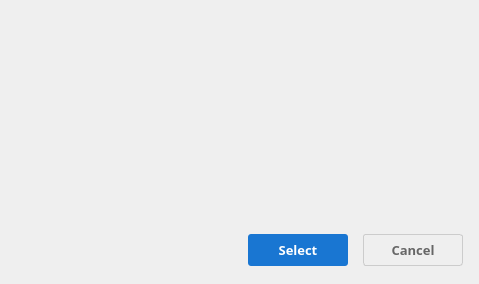
<?xml version="1.0" encoding="UTF-8"?>
<ui version="4.0">
 <class>SelectListDialog</class>
 <widget class="QDialog" name="SelectListDialog">
  <property name="geometry">
   <rect>
    <x>0</x>
    <y>0</y>
    <width>479</width>
    <height>284</height>
   </rect>
  </property>
  <property name="font">
   <font>
    <family>Meiryo UI</family>
    <pointsize>12</pointsize>
   </font>
  </property>
  <property name="windowTitle">
   <string>Dialog</string>
  </property>
  <layout class="QVBoxLayout" name="verticalLayout">
   <property name="spacing">
    <number>0</number>
   </property>
   <property name="leftMargin">
    <number>0</number>
   </property>
   <property name="topMargin">
    <number>0</number>
   </property>
   <property name="rightMargin">
    <number>0</number>
   </property>
   <property name="bottomMargin">
    <number>0</number>
   </property>
   <item>
    <widget class="QFrame" name="frame_2">
     <property name="frameShape">
      <enum>QFrame::NoFrame</enum>
     </property>
     <property name="frameShadow">
      <enum>QFrame::Raised</enum>
     </property>
     <layout class="QVBoxLayout" name="verticalLayout_2">
      <property name="spacing">
       <number>0</number>
      </property>
      <property name="leftMargin">
       <number>8</number>
      </property>
      <property name="topMargin">
       <number>8</number>
      </property>
      <property name="rightMargin">
       <number>8</number>
      </property>
      <property name="bottomMargin">
       <number>0</number>
      </property>
      <item>
       <widget class="QWidget" name="ListWidget" native="true"/>
      </item>
     </layout>
    </widget>
   </item>
   <item>
    <widget class="QFrame" name="frame">
     <property name="sizePolicy">
      <sizepolicy hsizetype="Expanding" vsizetype="Fixed">
       <horstretch>0</horstretch>
       <verstretch>0</verstretch>
      </sizepolicy>
     </property>
     <property name="maximumSize">
      <size>
       <width>16777215</width>
       <height>60</height>
      </size>
     </property>
     <property name="frameShape">
      <enum>QFrame::NoFrame</enum>
     </property>
     <property name="frameShadow">
      <enum>QFrame::Raised</enum>
     </property>
     <layout class="QHBoxLayout" name="horizontalLayout">
      <property name="spacing">
       <number>15</number>
      </property>
      <property name="leftMargin">
       <number>16</number>
      </property>
      <property name="rightMargin">
       <number>16</number>
      </property>
      <property name="bottomMargin">
       <number>16</number>
      </property>
      <item>
       <spacer name="horizontalSpacer">
        <property name="orientation">
         <enum>Qt::Horizontal</enum>
        </property>
        <property name="sizeHint" stdset="0">
         <size>
          <width>40</width>
          <height>20</height>
         </size>
        </property>
       </spacer>
      </item>
      <item>
       <widget class="QPushButton" name="SelectButton">
        <property name="sizePolicy">
         <sizepolicy hsizetype="Fixed" vsizetype="Fixed">
          <horstretch>0</horstretch>
          <verstretch>0</verstretch>
         </sizepolicy>
        </property>
        <property name="minimumSize">
         <size>
          <width>100</width>
          <height>32</height>
         </size>
        </property>
        <property name="font">
         <font>
          <family>Yu Gothic</family>
          <pointsize>10</pointsize>
          <weight>75</weight>
          <bold>true</bold>
         </font>
        </property>
        <property name="cursor">
         <cursorShape>PointingHandCursor</cursorShape>
        </property>
        <property name="styleSheet">
         <string notr="true">QPushButton
{
	background-color:#1976D2;
	border-width:1px;
	border-radius:3px;
	color:white;
}
QPushButton:hover
{
	background-color:#176CBF;
	border-width:1px;
	border-radius:3px;
	color:white;
}
QPushButton:pressed
{
	background-color:#1565B3;
	border-width:1px;
	border-radius:3px;
	color:white;
}</string>
        </property>
        <property name="text">
         <string>Select</string>
        </property>
       </widget>
      </item>
      <item>
       <widget class="QPushButton" name="CancelButton">
        <property name="sizePolicy">
         <sizepolicy hsizetype="Fixed" vsizetype="Fixed">
          <horstretch>0</horstretch>
          <verstretch>0</verstretch>
         </sizepolicy>
        </property>
        <property name="minimumSize">
         <size>
          <width>100</width>
          <height>32</height>
         </size>
        </property>
        <property name="font">
         <font>
          <family>Yu Gothic</family>
          <pointsize>10</pointsize>
          <weight>75</weight>
          <bold>true</bold>
         </font>
        </property>
        <property name="cursor">
         <cursorShape>PointingHandCursor</cursorShape>
        </property>
        <property name="styleSheet">
         <string notr="true">QPushButton
{
	border:1px solid #CCCCCC;
	border-radius:3px;
	color:#666;
}
QPushButton:hover
{
	background-color:#E6E6E6;
	border:1px solid #bfbfbf;
	border-radius:3px;
	color:#666;
}
QPushButton:pressed
{
	background-color:#DEDEDE;
	border:1px solid #bfbfbf;
	border-radius:3px;
	color:#666;
}</string>
        </property>
        <property name="text">
         <string>Cancel</string>
        </property>
        <property name="autoRepeat">
         <bool>false</bool>
        </property>
        <property name="autoDefault">
         <bool>true</bool>
        </property>
        <property name="flat">
         <bool>false</bool>
        </property>
       </widget>
      </item>
     </layout>
    </widget>
   </item>
  </layout>
 </widget>
 <resources/>
 <connections/>
</ui>
